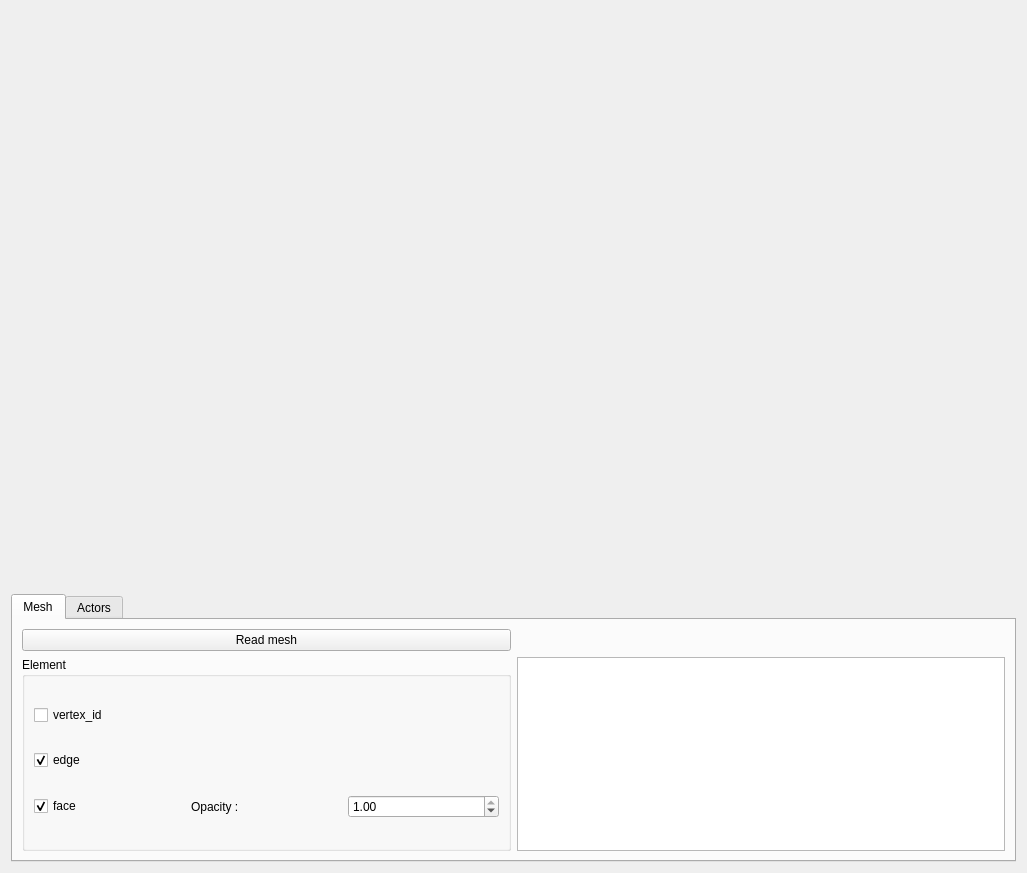
<?xml version="1.0" encoding="UTF-8"?>
<ui version="4.0">
 <class>MeshWidget</class>
 <widget class="QWidget" name="MeshWidget">
  <property name="geometry">
   <rect>
    <x>0</x>
    <y>0</y>
    <width>1027</width>
    <height>873</height>
   </rect>
  </property>
  <property name="sizePolicy">
   <sizepolicy hsizetype="Expanding" vsizetype="Expanding">
    <horstretch>0</horstretch>
    <verstretch>0</verstretch>
   </sizepolicy>
  </property>
  <property name="minimumSize">
   <size>
    <width>150</width>
    <height>0</height>
   </size>
  </property>
  <property name="windowTitle">
   <string>Form</string>
  </property>
  <layout class="QGridLayout" name="gridLayout_2">
   <item row="0" column="0">
    <widget class="QVTKOpenGLWidget" name="viewerWidget" native="true">
     <property name="sizePolicy">
      <sizepolicy hsizetype="Expanding" vsizetype="Expanding">
       <horstretch>0</horstretch>
       <verstretch>0</verstretch>
      </sizepolicy>
     </property>
    </widget>
   </item>
   <item row="1" column="0">
    <widget class="QTabWidget" name="tabWidget">
     <property name="sizePolicy">
      <sizepolicy hsizetype="Expanding" vsizetype="Minimum">
       <horstretch>0</horstretch>
       <verstretch>0</verstretch>
      </sizepolicy>
     </property>
     <property name="minimumSize">
      <size>
       <width>0</width>
       <height>150</height>
      </size>
     </property>
     <property name="currentIndex">
      <number>0</number>
     </property>
     <widget class="QWidget" name="tab_mesh">
      <property name="sizePolicy">
       <sizepolicy hsizetype="Preferred" vsizetype="Minimum">
        <horstretch>0</horstretch>
        <verstretch>0</verstretch>
       </sizepolicy>
      </property>
      <property name="minimumSize">
       <size>
        <width>0</width>
        <height>0</height>
       </size>
      </property>
      <attribute name="title">
       <string>Mesh</string>
      </attribute>
      <layout class="QGridLayout" name="gridLayout">
       <item row="1" column="1">
        <widget class="QGroupBox" name="groupBox_element">
         <property name="sizePolicy">
          <sizepolicy hsizetype="Preferred" vsizetype="Preferred">
           <horstretch>0</horstretch>
           <verstretch>0</verstretch>
          </sizepolicy>
         </property>
         <property name="title">
          <string>Element</string>
         </property>
         <layout class="QGridLayout" name="gridLayout_3">
          <item row="3" column="0">
           <widget class="QCheckBox" name="checkBox_face">
            <property name="text">
             <string>face</string>
            </property>
            <property name="checked">
             <bool>true</bool>
            </property>
           </widget>
          </item>
          <item row="1" column="0">
           <widget class="QCheckBox" name="checkBox_edge">
            <property name="text">
             <string>edge</string>
            </property>
            <property name="checked">
             <bool>true</bool>
            </property>
           </widget>
          </item>
          <item row="3" column="2">
           <widget class="QDoubleSpinBox" name="doubleSpinBox_opacity">
            <property name="maximum">
             <double>1.000000000000000</double>
            </property>
            <property name="singleStep">
             <double>0.100000000000000</double>
            </property>
            <property name="value">
             <double>1.000000000000000</double>
            </property>
           </widget>
          </item>
          <item row="3" column="1">
           <widget class="QLabel" name="label_6">
            <property name="text">
             <string>Opacity :</string>
            </property>
           </widget>
          </item>
          <item row="0" column="0">
           <widget class="QCheckBox" name="checkBox_vertex_id">
            <property name="text">
             <string>vertex_id</string>
            </property>
           </widget>
          </item>
         </layout>
        </widget>
       </item>
       <item row="1" column="3">
        <widget class="QTextBrowser" name="textBrowser_mesh">
         <property name="sizePolicy">
          <sizepolicy hsizetype="Minimum" vsizetype="Expanding">
           <horstretch>0</horstretch>
           <verstretch>0</verstretch>
          </sizepolicy>
         </property>
         <property name="minimumSize">
          <size>
           <width>160</width>
           <height>0</height>
          </size>
         </property>
        </widget>
       </item>
       <item row="0" column="1">
        <widget class="QPushButton" name="pushButton_read">
         <property name="text">
          <string>Read mesh</string>
         </property>
        </widget>
       </item>
      </layout>
     </widget>
     <widget class="QWidget" name="tab_actors">
      <attribute name="title">
       <string>Actors</string>
      </attribute>
      <layout class="QHBoxLayout" name="horizontalLayout">
       <item>
        <widget class="QGroupBox" name="groupBox_3">
         <property name="title">
          <string>Properties</string>
         </property>
         <layout class="QGridLayout" name="gridLayout_6">
          <item row="1" column="2">
           <widget class="QFrame" name="color_frame">
            <property name="autoFillBackground">
             <bool>true</bool>
            </property>
            <property name="frameShape">
             <enum>QFrame::StyledPanel</enum>
            </property>
            <property name="frameShadow">
             <enum>QFrame::Raised</enum>
            </property>
           </widget>
          </item>
          <item row="4" column="2">
           <widget class="QDoubleSpinBox" name="actor_opacity">
            <property name="maximum">
             <double>1.000000000000000</double>
            </property>
            <property name="singleStep">
             <double>0.100000000000000</double>
            </property>
            <property name="value">
             <double>1.000000000000000</double>
            </property>
           </widget>
          </item>
          <item row="3" column="2">
           <widget class="QDoubleSpinBox" name="actor_size"/>
          </item>
          <item row="3" column="0">
           <widget class="QLabel" name="label_3">
            <property name="text">
             <string>Size</string>
            </property>
           </widget>
          </item>
          <item row="4" column="0">
           <widget class="QLabel" name="label_7">
            <property name="text">
             <string>Opacity :</string>
            </property>
           </widget>
          </item>
          <item row="1" column="0">
           <widget class="QPushButton" name="pushButton_actor_color">
            <property name="text">
             <string>Color</string>
            </property>
           </widget>
          </item>
          <item row="5" column="2">
           <widget class="QPushButton" name="actor_refresh">
            <property name="text">
             <string>Refresh</string>
            </property>
           </widget>
          </item>
         </layout>
        </widget>
       </item>
       <item>
        <widget class="QPushButton" name="pushButton_refresh_listWidget">
         <property name="text">
          <string>Refresh</string>
         </property>
        </widget>
       </item>
       <item>
        <widget class="QListWidget" name="listWidget_actor3d">
         <property name="sizePolicy">
          <sizepolicy hsizetype="Minimum" vsizetype="Expanding">
           <horstretch>0</horstretch>
           <verstretch>0</verstretch>
          </sizepolicy>
         </property>
         <property name="minimumSize">
          <size>
           <width>256</width>
           <height>0</height>
          </size>
         </property>
        </widget>
       </item>
       <item>
        <widget class="QListWidget" name="listWidget_actor2d"/>
       </item>
      </layout>
     </widget>
    </widget>
   </item>
  </layout>
 </widget>
 <customwidgets>
  <customwidget>
   <class>QVTKOpenGLWidget</class>
   <extends>QWidget</extends>
   <header>QVTKOpenGLWidget.h</header>
  </customwidget>
 </customwidgets>
 <resources/>
 <connections>
  <connection>
   <sender>doubleSpinBox_opacity</sender>
   <signal>valueChanged(double)</signal>
   <receiver>MeshWidget</receiver>
   <slot>updateMeshOpacity()</slot>
   <hints>
    <hint type="sourcelabel">
     <x>333</x>
     <y>799</y>
    </hint>
    <hint type="destinationlabel">
     <x>3</x>
     <y>500</y>
    </hint>
   </hints>
  </connection>
 </connections>
 <slots>
  <slot>updateMesh()</slot>
  <slot>openStressFile()</slot>
  <slot>renderField()</slot>
  <slot>updateMeshOpacity()</slot>
 </slots>
</ui>
